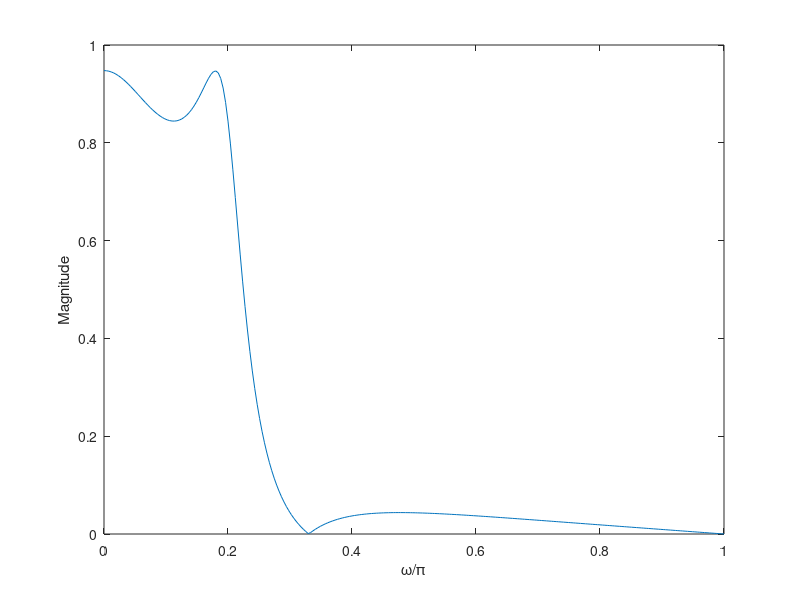
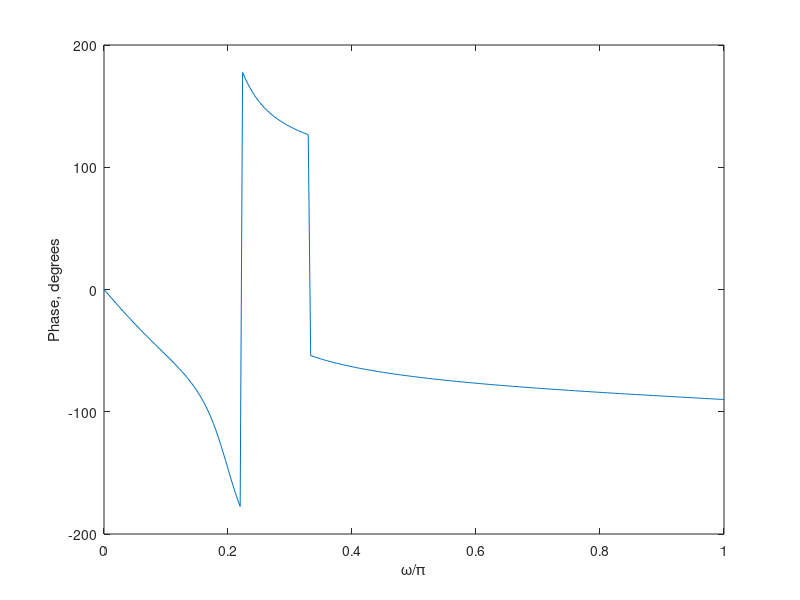

Reproduce these figures in MATLAB, in order.
clear;close all;
num=[0.0534 -0.0009 -0.0009 0.0534];% numerator coefficients
den=[1 -2.1291 1.7834 -0.5435];% denominator coefficients
w=0:pi/255:pi;
%Compute the frequency responses
H=freqz(num,den,w);
%Compute and plot the magnitude response
mag=abs(H);
figure(1),plot(w/pi,mag);
ylabel('Magnitude');xlabel('\omega/\pi');
%Compute and plot the phase responses
ph=angle(H)*180/pi;
figure(2),plot(w/pi,ph);
ylabel('Phase, degrees');xlabel('\omega/\pi');	